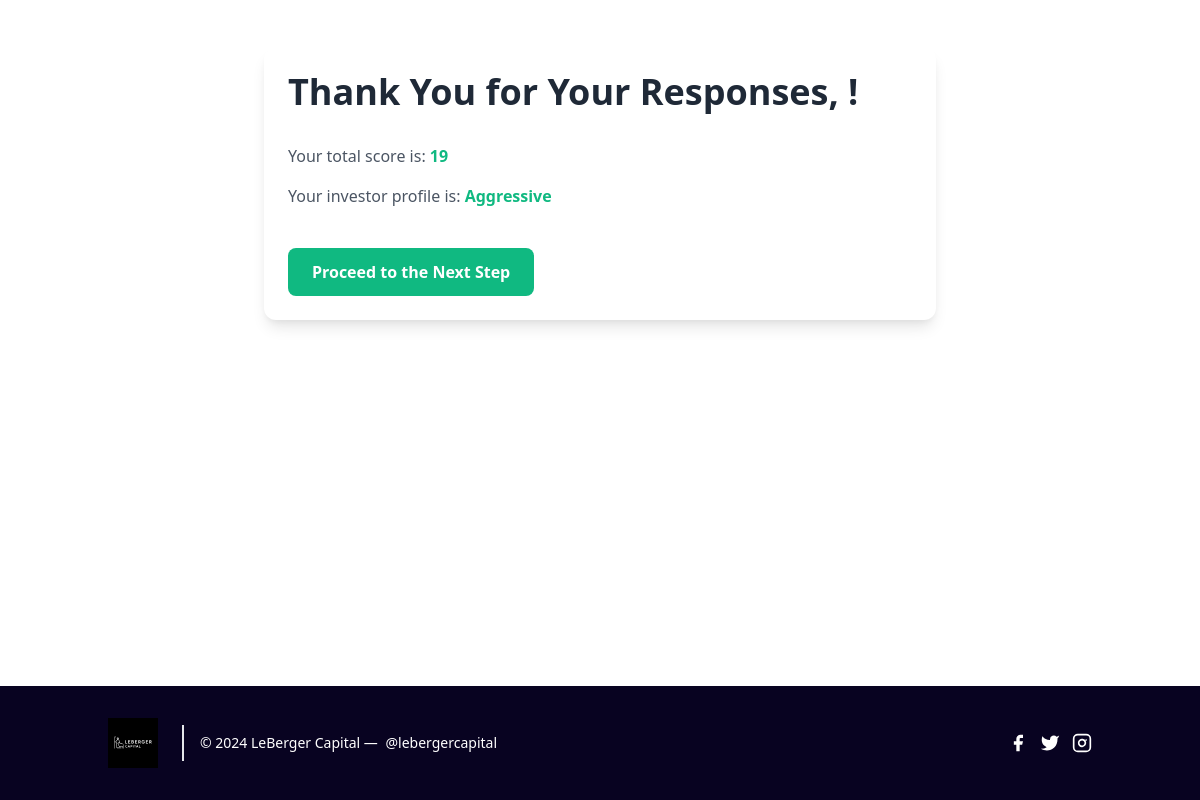
Page /result/ (signed in) on the earlier database version.
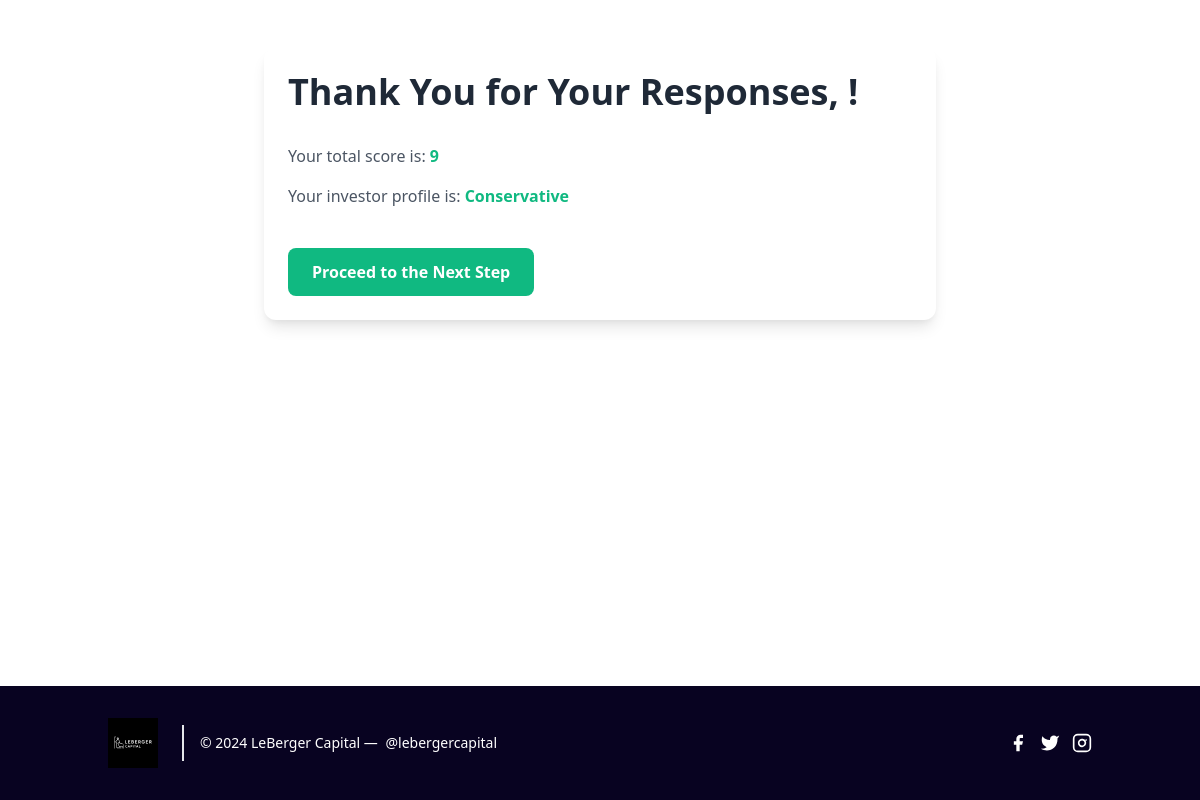
Same page on the later database version.
### question/models.py (models this page shows, shortened)
class SurveyResult(models.Model):
    user = models.OneToOneField(User, on_delete=models.CASCADE)
    total_score = models.IntegerField(default=0)
    profile = models.CharField(max_length=100)

### core/views.py (the view)
# urls.py: path('result/', views.survey_result, name='survey_result'),
@login_required
def survey_result(request):
    survey_result = get_object_or_404(SurveyResult, user=request.user)
    context = {
        'prenom': request.user.first_name,
        'nom': request.user.last_name,
        'score': survey_result.total_score,
        'profile': survey_result.profile,
    }
    return render(request, 'result.html', context)

### core/templates/result.html
{% extends "layout.html" %}
{% load static %}
{% block content %}
<div class="flex flex-col min-h-screen">
    <div class="container mx-auto py-12 flex-grow">
        <div class="max-w-2xl mx-auto bg-white p-6 rounded-xl shadow-lg transform transition duration-500 hover:scale-105">
            <h2 class="text-4xl font-bold text-gray-800 mb-8">Thank You for Your Responses, {{ prenom }} {{ nom }}!</h2>
            <div class="mb-10 text-gray-600 space-y-4">
                <p>Your total score is: <span class="font-semibold text-green-500">{{ score }}</span></p>
                <p>Your investor profile is: <span class="font-semibold text-green-500">{{ profile }}</span></p>
            </div>
            <a href="{% url 'dashboard' %}" class="inline-block bg-green-500 hover:bg-green-600 text-white font-bold py-3 px-6 rounded-lg transition duration-300 ease-in-out transform hover:-translate-y-1 hover:scale-110">
                Proceed to the Next Step
            </a>
        </div>
    </div>
    {% include 'partials/footer.html' %}
</div>
{% endblock %}

Differences in the rows shown:
changed SurveyResult: profile "Aggressive" → "Conservative"
Other differences:
{{ score }}: "19" → "9"
